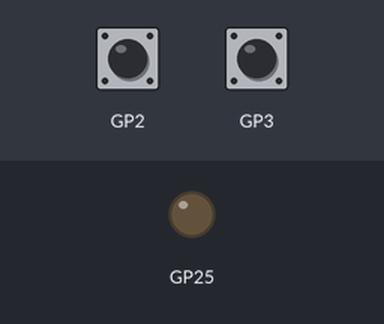
Simulated run of this program. Board: Raspberry Pi Pico. Parts: output pins drawn as LEDs (lit = HIGH). Dashed ring = blinking. Inputs (shaded band) come from the test bench; at power-on: GP2 HIGH, GP3 HIGH.

Above: at 1.2 s.
1.3 s: GP2 pulled LOW for 0.15 s
At 2.1 s:
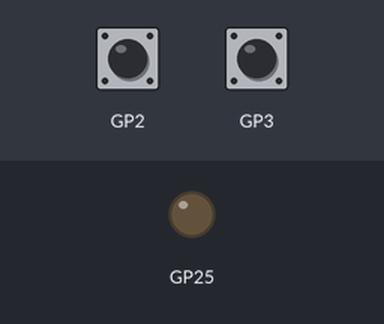
2.9 s: GP3 pulled LOW for 0.15 s
At 3.3 s:
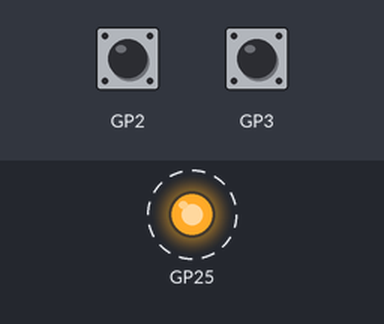
6.0 s: GP2 pulled LOW for 1 s
At 6.0 s:
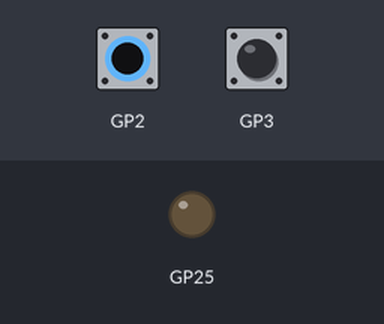
8.5 s: GP2 pulled LOW for 3.2 s
At 9.3 s:
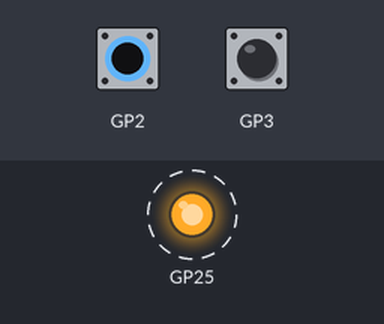
Timing chart, 0 to 15.7 s (numbered marks = the images above; inputs shaded):
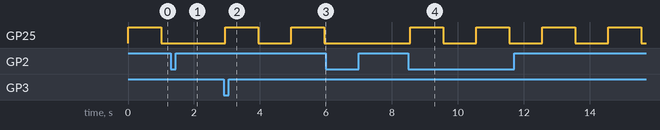

Measured:
- after the input at 1.3 s, GP25: stays LOW (without the input it goes to HIGH after 0.70 s)
- after the input at 2.9 s, GP25: alternates HIGH for 1.0 s and LOW for 1.0 s, starting after 0.05 s
- after the input at 6.0 s, GP25: stays LOW (without the input it goes to HIGH after 0.95 s)
- after the input at 8.5 s, GP25: alternates HIGH for 1.0 s and LOW for 1.0 s, starting after 0.05 s

The program:

main.cpp
```cpp
#include "HAL.h"

// Define the LESSON value to select which lesson code to compile.
#define LESSON (6)

#if !defined(LESSON)
#error LESSON must be defined
#elif (LESSON == 1)

static const int HeartbeatFlashMS = 1000;

void setup() {
  digitalWrite(HeartbeatLEDPin, LOW);
  pinMode(HeartbeatLEDPin, OUTPUT);
}

void loop() {
  sleep_ms(HeartbeatFlashMS);
  digitalWrite(HeartbeatLEDPin, HIGH);
  sleep_ms(HeartbeatFlashMS);
  digitalWrite(HeartbeatLEDPin, LOW);
}

#elif (LESSON == 2)

static const int HeartbeatFlashMS = 1000;
static unsigned long heartbeatLastMS = 0;
static bool heartbeatState = true;

void setup() {
  digitalWrite(HeartbeatLEDPin, heartbeatState ? HIGH : LOW);
  pinMode(HeartbeatLEDPin, OUTPUT);
  heartbeatLastMS = millis();
}

void loop() {
    if ((millis() - heartbeatLastMS) >= HeartbeatFlashMS) {
      heartbeatLastMS = millis();
      heartbeatState = !heartbeatState;
      digitalWrite(HeartbeatLEDPin, heartbeatState ? HIGH : LOW);
    }
}

#elif (LESSON == 3)

static const unsigned long HeartbeatFlashMS = 1000;
typedef enum {eHeartbeatMode_Off, eHeartbeatMode_On} eHeartbeatMode;
static eHeartbeatMode heartbeatMode = eHeartbeatMode_On;
static bool heartbeatState = false;
static unsigned long heartbeatLastMS = 0;

static bool buttonState = false;

void setup() {
  digitalWrite(HeartbeatLEDPin, LOW);
  pinMode(HeartbeatLEDPin, OUTPUT);
  heartbeatLastMS = millis();

  pinMode(Button1Pin, INPUT_PULLUP);
  buttonState = (digitalRead(Button1Pin) == 0);
}

// If button is short pressed, toggle heartbeat on/off.
void loop() {
  // No longer blocks, so we can process button presses immediately.
  // Now we have a debouncing problem.
  bool newButtonState = (digitalRead(Button1Pin) == 0);
  if (newButtonState != buttonState) {
    buttonState = newButtonState;

    if (buttonState) {
      if (heartbeatMode == eHeartbeatMode_On) {
        heartbeatMode = eHeartbeatMode_Off;
      }
      else {
        heartbeatMode = eHeartbeatMode_On;
      }
    }
  }

  if (heartbeatMode == eHeartbeatMode_On) {
    if ((millis() - heartbeatLastMS) >= HeartbeatFlashMS) {
      heartbeatLastMS = millis();
      heartbeatState = !heartbeatState;
      digitalWrite(HeartbeatLEDPin, heartbeatState ? HIGH : LOW);
    }
  }
  else {
    heartbeatLastMS = millis();
    heartbeatState = false;
    digitalWrite(HeartbeatLEDPin, heartbeatState ? HIGH : LOW);
  }
}

#elif (LESSON == 4)
#include "Heartbeat.h"

static const unsigned long HeartbeatFlashMS = 1000;

static bool buttonState = false;

void setup() {
  HeartbeatInit(HeartbeatLEDPin);
  HeartbeatStart(HeartbeatFlashMS);

  pinMode(Button1Pin, INPUT_PULLUP);
  buttonState = (digitalRead(Button1Pin) == 0);
}

// If button is short pressed, toggle heartbeat on/off.
void loop() {
  HeartbeatUpdate();

  // Still have a debouncing problem.
  bool newButtonState = (digitalRead(Button1Pin) == 0);
  if (newButtonState != buttonState) {
    buttonState = newButtonState;

    if (buttonState) {
      HeartbeatIsRunning() ? HeartbeatStop() : HeartbeatStart(HeartbeatFlashMS);
    }
  }
}

#elif (LESSON == 5)
#include "Heartbeat.h"
#include "Button.h"

static const unsigned long HeartbeatFlashMS = 1000;
static tButton button;

void setup() {
  HeartbeatInit(HeartbeatLEDPin);
  HeartbeatStart(HeartbeatFlashMS);

  ButtonInit(&button, Button1Pin);
}

// If button is short pressed, toggle heartbeat on/off.
void loop() {
  ButtonUpdate(&button);
  HeartbeatUpdate();

  if (ButtonJustPressed(&button)) {
      HeartbeatIsRunning() ? HeartbeatStop() : HeartbeatStart(HeartbeatFlashMS);
  }
}

#elif (LESSON == 6)
#include "Heartbeat.h"
#include "Button.h"

static const unsigned long HeartbeatFlashMS = 1000;
static const unsigned long HeartbeatFlashFastMS = 200;

static tButton button1;
static tButton button2;
static bool buttonWasHeld = false;

void setup() {
  HeartbeatInit(HeartbeatLEDPin);
  HeartbeatStart(HeartbeatFlashMS);

  ButtonInit(&button1, Button1Pin);
  ButtonInit(&button2, Button2Pin);
}

// If button1 is short pressed, toggle heartbeat on/off.
// If button2 is held, flash fast.
void loop() {
  ButtonUpdate(&button1);
  ButtonUpdate(&button2);
  HeartbeatUpdate();

  if (ButtonPressed(&button2)) {
    if (!buttonWasHeld) {
      HeartbeatStart(HeartbeatFlashFastMS);
      buttonWasHeld = true;
    }
  }
  else if (buttonWasHeld) {
      HeartbeatStart(HeartbeatFlashMS);
      buttonWasHeld = false;
  }
  else if (ButtonJustPressed(&button1)) {
      HeartbeatIsRunning() ? HeartbeatStop() : HeartbeatStart(HeartbeatFlashMS);
  }
}

#else
#error Unsupported LESSON value
#endif
```

Button.h
```cpp
#ifndef BUTTON_H
#define BUTTON_H 1
#include "HAL.h"
#include "Elapsed.h"
#include "Debounce.h"

typedef struct {
  int pin;
  tElapsed heldTimer;
  tDebounce debouncer;
  bool state;
  bool lastState;
} tButton;

void ButtonInit(tButton* obj, int pin);
void ButtonUpdate(tButton* obj);
bool ButtonPressed(const tButton* obj);
bool ButtonReleased(const tButton* obj);
bool ButtonJustChanged(const tButton* obj);
bool ButtonJustPressed(const tButton* obj);
bool ButtonJustReleased(const tButton* obj);
bool ButtonHeld(const tButton* obj, long unsigned ms);

#endif // BUTTON_H
```

Debounce.h
```cpp
#ifndef DEBOUNCE_H
#define DEBOUNCE_H 1
#include "Elapsed.h"

typedef struct {
  bool debouncedState;
  tElapsed timer;
  long unsigned debounceTimeMS;
} tDebounce;

void DebounceInit(tDebounce* obj, bool initialState, long unsigned ms);
void DebounceUpdate(tDebounce* obj, bool newValue);
bool DebounceState(const tDebounce* obj);

#endif // DEBOUNCE_H
```

Elapsed.h
```cpp
#ifndef ELAPSED_H
#define ELAPSED_H 1
#include "HAL.h"

typedef struct {
  long unsigned lastMS;
} tElapsed;

void ElapsedStart(tElapsed* obj);
bool ElapsedHasExpired(const tElapsed* obj, long unsigned ms);
bool ElapsedHasExpiredRestart(tElapsed* obj, long unsigned ms);

#endif // ELAPSED_H
```

Heartbeat.h
```cpp
#ifndef HEARTBEAT_H
#define HEARTBEAT_H 1
#include "HAL.h"

void HeartbeatInit(int pin);
void HeartbeatStart(long unsigned ms);
void HeartbeatStop();
bool HeartbeatIsRunning();
void HeartbeatUpdate();

#endif // HEARTBEAT_H
```

Button.cpp
```cpp
#include "Button.h"

void ButtonInit(tButton *obj, int pin)
{
  *obj = {};
  obj->pin = pin;
  pinMode(obj->pin, INPUT_PULLUP);
  obj->state = (digitalRead(obj->pin) == 0);
  obj->lastState = obj->state;
  DebounceInit(&obj->debouncer, obj->state, 50);
}

void ButtonUpdate(tButton *obj)
{
  obj->lastState = obj->state;
  DebounceUpdate(&obj->debouncer, (digitalRead(obj->pin) == 0));
  obj->state = DebounceState(&obj->debouncer);

  if (ButtonJustPressed(obj)) {
    ElapsedStart(&obj->heldTimer);
  }
}

bool ButtonPressed(const tButton *obj)
{
  return obj->state;
}

bool ButtonReleased(const tButton *obj)
{
  return !obj->state;
}

bool ButtonJustChanged(const tButton *obj)
{
  return (obj->state != obj->lastState);
}

bool ButtonJustPressed(const tButton *obj)
{
  if (obj->state != obj->lastState) {
    return obj->state;
  }
  return false;
}

bool ButtonJustReleased(const tButton *obj)
{
  if (obj->state != obj->lastState) {
    return !obj->state;
  }
  return false;
}

bool ButtonHeld(const tButton *obj, long unsigned ms)
{
  if (ButtonPressed(obj) && ElapsedHasExpired(&obj->heldTimer, ms)) {
    return true;
  }
  return false;
}
```

Debounce.cpp
```cpp
#include "Debounce.h"

void DebounceInit(tDebounce *obj, bool initialState, long unsigned ms)
{
  *obj = {};
  obj->debouncedState = initialState;
  obj->debounceTimeMS = ms;
  ElapsedStart(&obj->timer);
}

void DebounceUpdate(tDebounce *obj, bool newValue)
{
  if (obj->debouncedState != newValue) {
    if (ElapsedHasExpiredRestart(&obj->timer, obj->debounceTimeMS)) {
      obj->debouncedState = newValue;
    }
  }
  else {
    ElapsedStart(&obj->timer);
  }
}

bool DebounceState(const tDebounce *obj)
{
  return obj->debouncedState;
}
```

Elapsed.cpp
```cpp
#include "Elapsed.h"

void ElapsedStart(tElapsed *obj)
{
  obj->lastMS = millis();
}

bool ElapsedHasExpired(const tElapsed *obj, long unsigned ms)
{
    if ((millis() - obj->lastMS) >= ms) {
      return true;
    }
    return false;
}

bool ElapsedHasExpiredRestart(tElapsed *obj, long unsigned ms)
{
  if (ElapsedHasExpired(obj, ms)) {
    ElapsedStart(obj);
    return true;
  }
  return false;
}
```

Heartbeat.cpp
```cpp
#include "Heartbeat.h"
#include "Elapsed.h"

typedef enum {eState_Stopped, eState_Off, eState_On} eState;

typedef struct {
  int pin;
  long unsigned ms;
  tElapsed elapsed;
  eState state;
  eState lastState;
} tHeartbeat;
static tHeartbeat heartbeat {};

void SetLED(bool value)
{
  digitalWrite(heartbeat.pin, value ? HIGH : LOW);
}

void HeartbeatInit(int pin)
{
  heartbeat = {};
  heartbeat.pin = pin;
  SetLED(false);
  pinMode(heartbeat.pin, OUTPUT);
}

void HeartbeatStart(long unsigned ms)
{
  heartbeat.ms = ms;
  heartbeat.state = eState_On;
  SetLED(true);
}

void HeartbeatStop()
{
  heartbeat.state = eState_Stopped;
}

bool HeartbeatIsRunning()
{
  return heartbeat.state != eState_Stopped;
}

void HeartbeatUpdate()
{
  bool firstTime = heartbeat.state != heartbeat.lastState;
  heartbeat.lastState = heartbeat.state;

  switch (heartbeat.state) {
    case eState_Stopped:
      if (firstTime) {
        SetLED(false);
      }
      break;
    case eState_Off:
      if (firstTime) {
        SetLED(false);
        ElapsedStart(&heartbeat.elapsed);
      }
      if (ElapsedHasExpired(&heartbeat.elapsed, heartbeat.ms)) {
        heartbeat.state = eState_On;
      }
      break;
    case eState_On:
      if (firstTime) {
        SetLED(true);
        ElapsedStart(&heartbeat.elapsed);
      }
      if (ElapsedHasExpired(&heartbeat.elapsed, heartbeat.ms)) {
        heartbeat.state = eState_Off;
      }
      break;
  }
}
```

HAL.h
```cpp
#ifndef HAL_H
#define HAL_H 1

#define PLATFORM_SIMULATOR 1
#define PLATFORM_PICO2 2

#if (PLATFORM == PLATFORM_SIMULATOR)
#include "HAL_Simulator.h"
#elif (PLATFORM == PLATFORM_PICO2)
#include "HAL_Pico2.h"
#else
#error PLATFORM must be defined as a supported value
#endif

#endif // HAL_H
```
